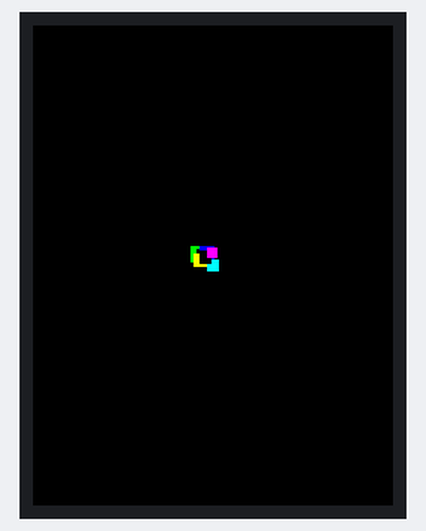
The program below on a simulated ESP32 board running MicroPython. On the bench: 240×320 colour display. Random numbers come from a fixed seed.

Above: at 1.08 s.
At 5.88 s:
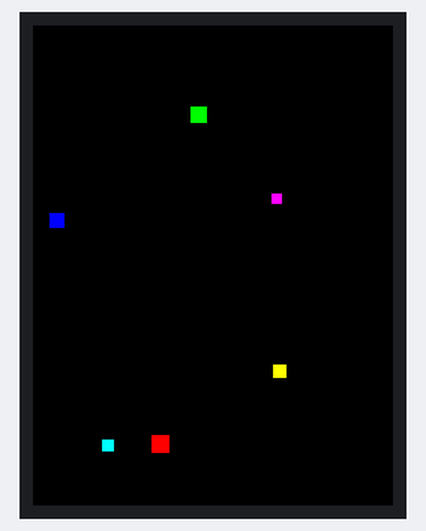
At 10.69 s:
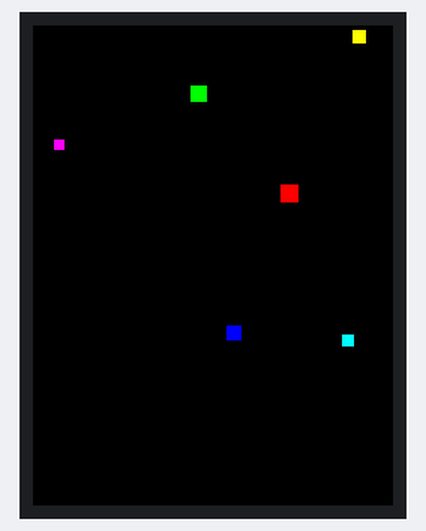
At 20.3 s:
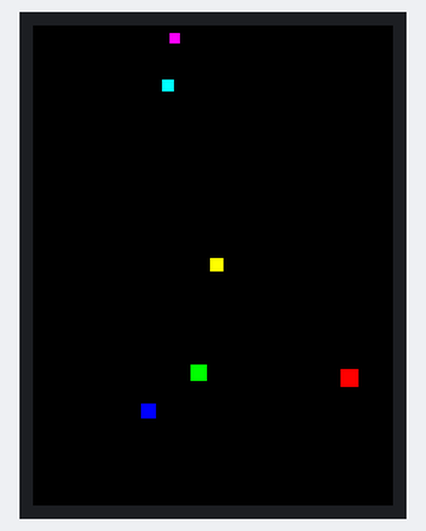
At 29.91 s:
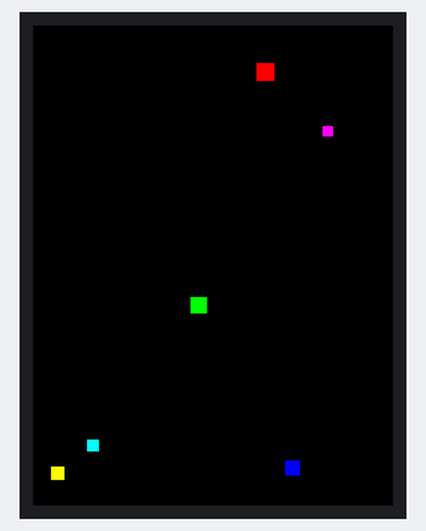
At 39.82 s:
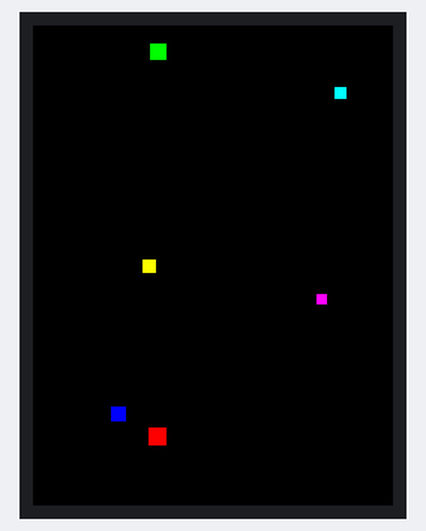

The program:

bouncing_boxes_.py
```python
"""
ILI9341 demo (bouncing boxes).
"""
from machine import Pin, SPI
from random import random, seed
from ili9341 import Display, color565
from utime import sleep_us, ticks_cpu, ticks_us, ticks_diff
import mySetup

class Box(object):
    """Bouncing box."""

    def __init__(self, screen_width, screen_height, size, display, color):
        """Initialize box.

        Args:
            screen_width (int): Width of screen.
            screen_height (int): Width of height.
            size (int): Square side length.
            display (ILI9341): display object.
            color (int): RGB565 color value.
        """
        self.size = size
        self.w = screen_width
        self.h = screen_height
        self.display = display
        self.color = color
        # Generate non-zero random speeds between -5.0 and 5.0
        seed(ticks_cpu())
        r = random() * 10.0
        self.x_speed = 5.0 - r if r < 5.0 else r - 10.0
        r = random() * 10.0
        self.y_speed = 5.0 - r if r < 5.0 else r - 10.0

        self.x = self.w / 2.0
        self.y = self.h / 2.0
        self.prev_x = self.x
        self.prev_y = self.y

    def update_pos(self):
        """Update box position and speed."""
        x = self.x
        y = self.y
        size = self.size
        w = self.w
        h = self.h
        x_speed = abs(self.x_speed)
        y_speed = abs(self.y_speed)
        self.prev_x = x
        self.prev_y = y

        if x + size >= w - x_speed:
            self.x_speed = -x_speed
        elif x - size <= x_speed + 1:
            self.x_speed = x_speed

        if y + size >= h - y_speed:
            self.y_speed = -y_speed
        elif y - size <= y_speed + 1:
            self.y_speed = y_speed

        self.x = x + self.x_speed
        self.y = y + self.y_speed

    def draw(self):
        """Draw box."""
        x = int(self.x)
        y = int(self.y)
        size = self.size
        prev_x = int(self.prev_x)
        prev_y = int(self.prev_y)
        self.display.fill_hrect(prev_x - size,
                                prev_y - size,
                                size, size, 0)
        self.display.fill_hrect(x - size,
                                y - size,
                                size, size, self.color)


def test():
    """Bouncing box."""
    try:
        display = mySetup.createMyDisplay()

        display.clear()

        colors = [color565(255, 0, 0),
                  color565(0, 255, 0),
                  color565(0, 0, 255),
                  color565(255, 255, 0),
                  color565(0, 255, 255),
                  color565(255, 0, 255)]
        sizes = [12, 11, 10, 9, 8, 7]
        boxes = [Box(239, 319, sizes[i], display,
                 colors[i]) for i in range(6)]

        while True:
            timer = ticks_us()
            for b in boxes:
                b.update_pos()
                b.draw()
            # Attempt to set framerate to 30 FPS
            timer_dif = 33333 - ticks_diff(ticks_us(), timer)
            if timer_dif > 0:
                sleep_us(timer_dif)

    except KeyboardInterrupt:
        display.cleanup()


test()
```

mySetup.py
```python
from ili9341 import Display
from machine import Pin, SPI, SoftSPI

TFT_CLK_PIN = const('D13')
TFT_MOSI_PIN = const('D11')
TFT_MISO_PIN = const('D12')

TFT_CS_PIN = const('D9')
TFT_RST_PIN = const('D8')
TFT_DC_PIN = const('D10')

def createMyDisplay():
    #spiTFT = SoftSPI(baudrate=40000000, sck=Pin(TFT_CLK_PIN), mosi=Pin(TFT_MOSI_PIN), miso=Pin(TFT_MISO_PIN))
    spiTFT = SPI(0, baudrate=4_000_000)
    display = Display(spiTFT, dc=Pin(TFT_DC_PIN), cs=Pin(TFT_CS_PIN), rst=Pin(TFT_RST_PIN))
    return display
```
